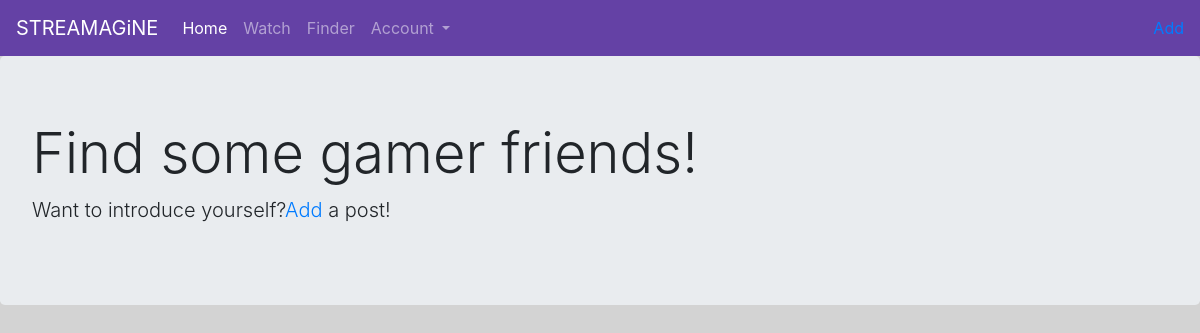
/finder/, run on an earlier commit of the app's database.
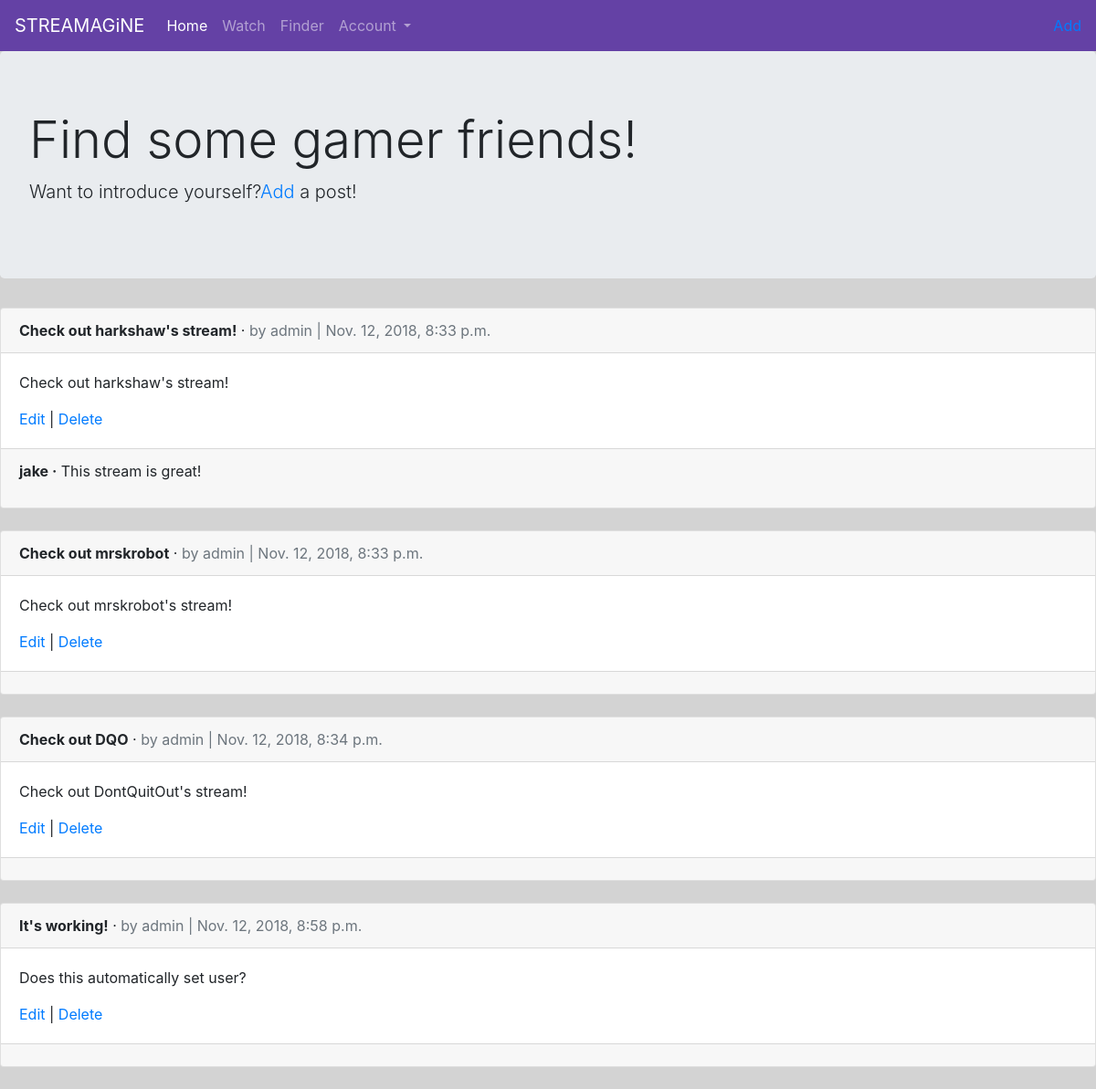
And on a later commit of the database.
### finder/models.py (models this page shows, shortened)
class Post(models.Model):
    title = models.CharField(max_length=200)
    date = models.DateTimeField(auto_now_add=True)
    author = models.ForeignKey(
        get_user_model(),
        on_delete=models.CASCADE,
    )
    body = models.TextField()

class Comment(models.Model):
    article = models.ForeignKey(Post, on_delete=models.CASCADE, related_name ='comments')
    comment = models.CharField(max_length=140)
    author = models.ForeignKey(
        get_user_model(),
        on_delete=models.CASCADE,
    )
    def __str__(self):
        return self.comment

### accounts/models.py (models this page shows, shortened)
class CustomUser(AbstractUser):
    age = models.PositiveIntegerField(null=True, blank=True)
    twitch_username = models.CharField(max_length=128,)

### finder/views.py (the view)
# urls.py: path('', FinderPageView.as_view(), name='home'),
class FinderPageView(ListView):
    model = Post
    template_name = 'finder.html'
    context_object_name = 'all_posts_list'

### templates/finder.html
{% extends 'base.html' %}
{% block nav %}
<a href="{% url 'finder:finder_add' %}">Add</a>
{% endblock %}
{% block body %}
    <div class="jumbotron">
    <h1 class="display-4">Find some gamer friends!</h1>
    <p class="lead">
        Want to introduce yourself?<a href="{% url 'finder:finder_add' %}">Add</a> a post!
    </p>
    </div>
    {% for post in all_posts_list %}
        <div class="card">
            <div class="card-header">
                <span class="font-weight-bold">{{ post.title }}</span> &middot;
                <span class="text-muted">by {{ post.author }} |
                {{ post.date }}</span>
            </div>
            <div class="card-body">
                <p>{{ post.body }}</p>
                <a href="{% url 'finder:finder_edit' post.pk %}">Edit</a> |
                <a href="{% url 'finder:finder_delete' post.pk %}">Delete</a>
            </div>
            <div class="card-footer">
                {% for comment in post.comments.all %}
                    <p>
                        <span class="font-weight-bold">{{ comment.author }} &middot;</span>
                        {{ comment }}
                    </p>
                {% endfor %}
            </div>
        </div>
        <br/>
    {% endfor %}
{% endblock body %}

### templates/base.html (shortened to what this page needs)
{% load static %}
<!DOCTYPE html>
<html>
<head>
  <link rel="stylesheet" href="https://stackpath.bootstrapcdn.com/bootstrap/4.1.3/css/bootstrap.min.css">
  <link href="{% static 'css/base.css' %}" rel="stylesheet">
</head>
<body>
  <nav class="navbar navbar-expand-lg navbar-dark" style="background-color: #6441a5;">
  <a class="navbar-brand" href="{% url 'home' %}">STREAMAGiNE</a>
  <div class="collapse navbar-collapse" id="navbarSupportedContent">
    <ul class="navbar-nav mr-auto">
      <li class="nav-item active">
        <a class="nav-link" href="{% url 'home' %}">Home<span class="sr-only">(current)</span></a>
      </li>
      <li class="nav-item">
        <a class="nav-link" href="{% url 'watch:home' %}">Watch</a>
      </li>
      <li class="nav-item">
        <a class="nav-link" href="{% url 'finder:home' %}">Finder</a>
      </li>
      <li class="nav-item dropdown">
        <a class="nav-link dropdown-toggle" href="#" id="navbarDropdown" role="button" data-toggle="dropdown" aria-haspopup="true" aria-expanded="false">
          Account
        </a>
    </ul>
  </div>
    <div class="nav navbar-nav navbar-right">
    {% block nav %}{% endblock %}
    </div>
</nav>
  <main>
    {% block body %}
    {% endblock %}
  </main>
</body>
</html>

### static/css/base.css (style rules this page uses)
body { background-color: #D3D3D3; }

What changed in the data, as far as the page shows it:
added Post: title "Check out harkshaw's stream!", author "admin", date "Nov. 12, 2018, 8:33 p.m.", body "Check out harkshaw's stream!"
added Comment: author "jake", comment "This stream is great!"
added Post: title "Check out mrskrobot", author "admin", date "Nov. 12, 2018, 8:33 p.m.", body "Check out mrskrobot's stream!"
added Post: title "Check out DQO", author "admin", date "Nov. 12, 2018, 8:34 p.m.", body "Check out DontQuitOut's stream!"
added Post: title "It's working!", author "admin", date "Nov. 12, 2018, 8:58 p.m.", body "Does this automatically set user?"
